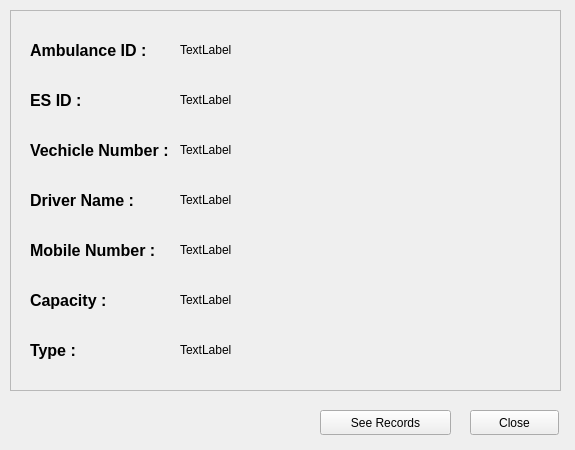
<?xml version="1.0" encoding="UTF-8"?>
<ui version="4.0">
 <class>Form</class>
 <widget class="QWidget" name="Form">
  <property name="geometry">
   <rect>
    <x>0</x>
    <y>0</y>
    <width>575</width>
    <height>450</height>
   </rect>
  </property>
  <property name="windowTitle">
   <string>Ambulance Profile</string>
  </property>
  <widget class="QFrame" name="frame">
   <property name="geometry">
    <rect>
     <x>10</x>
     <y>10</y>
     <width>551</width>
     <height>381</height>
    </rect>
   </property>
   <property name="frameShape">
    <enum>QFrame::StyledPanel</enum>
   </property>
   <property name="frameShadow">
    <enum>QFrame::Raised</enum>
   </property>
   <widget class="QLabel" name="vechicleNumberLabel">
    <property name="geometry">
     <rect>
      <x>20</x>
      <y>120</y>
      <width>151</width>
      <height>41</height>
     </rect>
    </property>
    <property name="styleSheet">
     <string notr="true">font-size:12pt;
font-weight: bold;</string>
    </property>
    <property name="text">
     <string>&lt;html&gt;&lt;head/&gt;&lt;body&gt;&lt;p&gt;&lt;span style=&quot; font-size:12pt;&quot;&gt;Vechicle Number :&lt;/span&gt;&lt;/p&gt;&lt;/body&gt;&lt;/html&gt;</string>
    </property>
   </widget>
   <widget class="QLabel" name="driverNameLabel">
    <property name="geometry">
     <rect>
      <x>20</x>
      <y>170</y>
      <width>151</width>
      <height>41</height>
     </rect>
    </property>
    <property name="styleSheet">
     <string notr="true">font-size:12pt;
font-weight: bold;</string>
    </property>
    <property name="text">
     <string>&lt;html&gt;&lt;head/&gt;&lt;body&gt;&lt;p&gt;Driver Name : &lt;/p&gt;&lt;/body&gt;&lt;/html&gt;</string>
    </property>
   </widget>
   <widget class="QLabel" name="capacityLabel">
    <property name="geometry">
     <rect>
      <x>20</x>
      <y>270</y>
      <width>91</width>
      <height>41</height>
     </rect>
    </property>
    <property name="styleSheet">
     <string notr="true">font-size:12pt;
font-weight: bold;</string>
    </property>
    <property name="text">
     <string>&lt;html&gt;&lt;head/&gt;&lt;body&gt;&lt;p&gt;&lt;span style=&quot; font-size:12pt;&quot;&gt;Capacity :&lt;/span&gt;&lt;/p&gt;&lt;/body&gt;&lt;/html&gt;</string>
    </property>
   </widget>
   <widget class="QLabel" name="mobileNumberLabel">
    <property name="geometry">
     <rect>
      <x>20</x>
      <y>220</y>
      <width>151</width>
      <height>41</height>
     </rect>
    </property>
    <property name="styleSheet">
     <string notr="true">font-size:12pt;
font-weight: bold;</string>
    </property>
    <property name="text">
     <string>&lt;html&gt;&lt;head/&gt;&lt;body&gt;&lt;p&gt;&lt;span style=&quot; font-size:12pt;&quot;&gt;Mobile Number :&lt;/span&gt;&lt;/p&gt;&lt;/body&gt;&lt;/html&gt;</string>
    </property>
   </widget>
   <widget class="QLabel" name="typeLabel">
    <property name="geometry">
     <rect>
      <x>20</x>
      <y>320</y>
      <width>71</width>
      <height>41</height>
     </rect>
    </property>
    <property name="styleSheet">
     <string notr="true">font-size:12pt;
font-weight: bold;</string>
    </property>
    <property name="text">
     <string>&lt;html&gt;&lt;head/&gt;&lt;body&gt;&lt;p&gt;&lt;span style=&quot; font-size:12pt;&quot;&gt;Type : &lt;/span&gt;&lt;/p&gt;&lt;/body&gt;&lt;/html&gt;</string>
    </property>
   </widget>
   <widget class="QLabel" name="ambulanceIDLabel">
    <property name="geometry">
     <rect>
      <x>20</x>
      <y>20</y>
      <width>151</width>
      <height>41</height>
     </rect>
    </property>
    <property name="styleSheet">
     <string notr="true">font-size:12pt;
font-weight: bold;</string>
    </property>
    <property name="text">
     <string>&lt;html&gt;&lt;head/&gt;&lt;body&gt;&lt;p&gt;Ambulance ID :&lt;/p&gt;&lt;/body&gt;&lt;/html&gt;</string>
    </property>
   </widget>
   <widget class="QLabel" name="esIDLabel">
    <property name="geometry">
     <rect>
      <x>20</x>
      <y>70</y>
      <width>151</width>
      <height>41</height>
     </rect>
    </property>
    <property name="styleSheet">
     <string notr="true">font-size:12pt;
font-weight: bold;</string>
    </property>
    <property name="text">
     <string>&lt;html&gt;&lt;head/&gt;&lt;body&gt;&lt;p&gt;ES ID :&lt;/p&gt;&lt;/body&gt;&lt;/html&gt;</string>
    </property>
   </widget>
   <widget class="QLabel" name="ambulanceID">
    <property name="geometry">
     <rect>
      <x>170</x>
      <y>30</y>
      <width>281</width>
      <height>20</height>
     </rect>
    </property>
    <property name="text">
     <string>TextLabel</string>
    </property>
   </widget>
   <widget class="QLabel" name="esID">
    <property name="geometry">
     <rect>
      <x>170</x>
      <y>80</y>
      <width>281</width>
      <height>20</height>
     </rect>
    </property>
    <property name="text">
     <string>TextLabel</string>
    </property>
   </widget>
   <widget class="QLabel" name="vechicleLabel">
    <property name="geometry">
     <rect>
      <x>170</x>
      <y>130</y>
      <width>281</width>
      <height>20</height>
     </rect>
    </property>
    <property name="text">
     <string>TextLabel</string>
    </property>
   </widget>
   <widget class="QLabel" name="capacity">
    <property name="geometry">
     <rect>
      <x>170</x>
      <y>280</y>
      <width>281</width>
      <height>20</height>
     </rect>
    </property>
    <property name="text">
     <string>TextLabel</string>
    </property>
   </widget>
   <widget class="QLabel" name="mobileNumber">
    <property name="geometry">
     <rect>
      <x>170</x>
      <y>230</y>
      <width>281</width>
      <height>20</height>
     </rect>
    </property>
    <property name="text">
     <string>TextLabel</string>
    </property>
   </widget>
   <widget class="QLabel" name="driverName">
    <property name="geometry">
     <rect>
      <x>170</x>
      <y>180</y>
      <width>281</width>
      <height>20</height>
     </rect>
    </property>
    <property name="text">
     <string>TextLabel</string>
    </property>
   </widget>
   <widget class="QLabel" name="type">
    <property name="geometry">
     <rect>
      <x>170</x>
      <y>330</y>
      <width>281</width>
      <height>20</height>
     </rect>
    </property>
    <property name="text">
     <string>TextLabel</string>
    </property>
   </widget>
  </widget>
  <widget class="QPushButton" name="closeButton">
   <property name="geometry">
    <rect>
     <x>470</x>
     <y>410</y>
     <width>89</width>
     <height>25</height>
    </rect>
   </property>
   <property name="text">
    <string>Close</string>
   </property>
  </widget>
  <widget class="QPushButton" name="seeRecordsButton">
   <property name="geometry">
    <rect>
     <x>320</x>
     <y>410</y>
     <width>131</width>
     <height>25</height>
    </rect>
   </property>
   <property name="text">
    <string>See Records</string>
   </property>
  </widget>
 </widget>
 <resources/>
 <connections/>
</ui>
